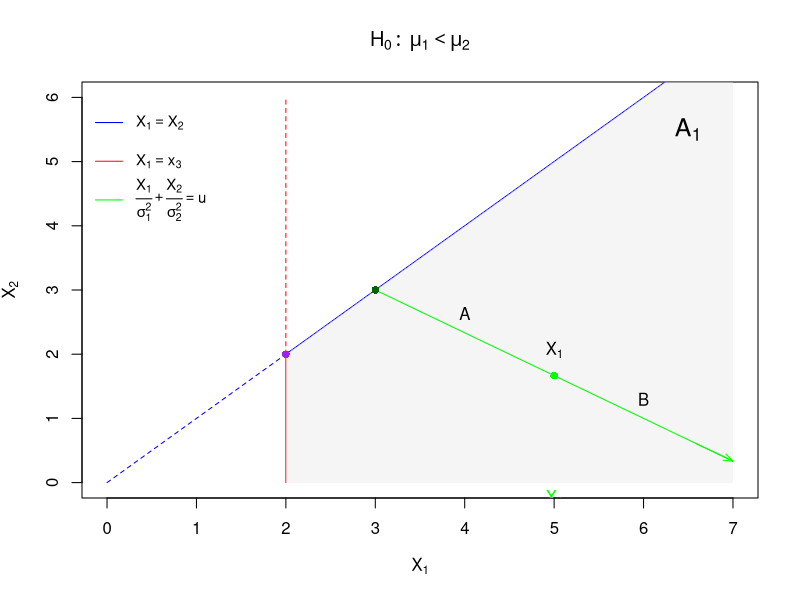

Here is the R script that generated this plot:
png(file.path(here::here(), "Desktop", "Gaussian Rankings", "line_segments.png"), 
    width = 2000, height = 1200, res = 300)

# Define parameters
x3 <- 2      # Vertical line at X_3
S1 <- 6      # Coefficient for X_1 in the slope line equation
S2 <- 4      # Coefficient for X_2 in the slope line equation
u <- 5       # Constant for the slope line equation

# Calculate intersection points
x_intersect_green <- S1 * u / (S1 + S2)  # Intersection of green line with X_1 = X_2
x_intersect_x3 <- x3                     # Intersection of X_1 = X_2 with X_3

# Ensure the green line intersects after the vertical X_3 line
if (x_intersect_green <= x3) {
  stop("Adjust u or coefficients to ensure green line intersects to the right of x3.")
}

# Set up the plot range
xlim <- c(0, 7)
ylim <- c(0, 6)

# Create the plot
plot(
  1, type = "n", xlim = xlim, ylim = ylim,
  xlab = expression(X[1]), ylab = expression(X[2]),
  main = expression(H[0]: ~ mu[1] < mu[2])
)

# Draw X_1 = X_2 line
segments(0, 0, x_intersect_x3, x_intersect_x3, col = "blue", lty = 2)  # Dashed before X_3
segments(x_intersect_x3, x_intersect_x3, xlim[2], xlim[2], col = "blue", lty = 1)  # Solid after X_3

# Draw vertical line X_3
segments(x3, 0, x3, x_intersect_x3, col = "red", lty = 1)   # Solid before X_1 = X_2
segments(x3, x_intersect_x3, x3, ylim[2], col = "red", lty = 2)   # Dashed after X_1 = X_2

# Shade the area between the red and blue lines
x_shade <- seq(x3, xlim[2], length.out = 100)
y_shade <- pmax(x_shade, x3)
polygon(
  c(x_shade, rev(x_shade)),
  c(rep(0, length(x_shade)), rev(y_shade)),
  col = rgb(0.9, 0.9, 0.9, 0.4),
  border = NA
)

# Draw the sloped line: X_1/S1 + X_2/S2 = u
curve(
  u - (x / S1) * S2,
  from = x_intersect_green, to = xlim[2],
  add = TRUE, col = "green", lty = 1
)

# Endpoint where x = xlim[2]
arrow_x_end <- xlim[2]
arrow_y_end <- u - (arrow_x_end / S1) * S2

# Slope of green line
slope <- -S2 / S1

# Direction vector (dx, dy) = (1, slope)
# Scale it so the arrow segment is a manageable length (e.g., 0.5 units)
dir_x <- 1
dir_y <- slope
mag <- sqrt(dir_x^2 + dir_y^2)
arrow_length <- 0.5
scale <- arrow_length / mag

# Draw the arrow in the direction of the line
arrows(
  x0 = arrow_x_end - scale * dir_x,
  y0 = arrow_y_end - scale * dir_y,
  x1 = arrow_x_end,
  y1 = arrow_y_end,
  length = 0.1,    # size of the arrowhead
  angle = 20,      # angle of the arrowhead
  col = "green"
)

# Add a point at x = 5 on the green line
x_value <- 5
y_value <- u - (x_value / S1) * S2
points(x_value, y_value, col = "green", pch = 16)
text(x_value, 0, expression(X[1]), pos = 1, col = "green")

# Add "A" above the green line at x = 4
x_A <- 4
y_A <- u - (x_A / S1) * S2
text(x_A, y_A + 0.3, "A", col = "black")

# Add "B" above the green line at x = 6
x_B <- 6
y_B <- u - (x_B / S1) * S2
text(x_B, y_B + 0.3, "B", col = "black")

# Change "A1" to subscript notation A[1]
text(6.5, 5.5, expression(A[1]), col = "black", cex=1.5)

# Another label at x=5, above the green line
x1 <- 5
y1 <- u - (x1 / S1) * S2
text(x1, y1 + 0.4, expression(X[1]), col = "black")

# Highlight intersection points
points(x3, x3, col = "purple", pch = 16)               # Intersection X_3 with X_1=X_2
points(x_intersect_green, x_intersect_green, 
       col = "darkgreen", pch = 16)                    # Intersection X_1=X_2 with the green line

# Legend with less top space and updated sigma notation
legend(
  "topleft",
  legend = c(
    expression(X[1] == X[2]),
    expression(X[1] == x[3]),
    expression(frac(X[1], sigma[1]^2) + frac(X[2], sigma[2]^2) == u)
  ),
  col = c("blue", "red", "green"),
  lty = c(1, 1, 1),
  bty = "n",            # No box around the legend
  cex = 0.9,            # Slightly smaller text
  y.intersp = 0.8       # Reduce vertical spacing
)

dev.off()